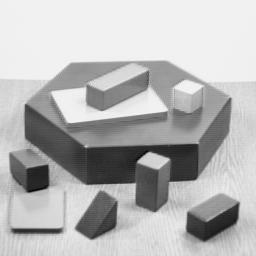
#> input picture data/blox.jpg, 256 x 256 px
$ python FAST-v2.py
#> lines starting #> are read from the running program, lines starting #| are printed output that depends on the picture
import numpy as np
import cv2 as cv
from matplotlib import pyplot as plt

img = cv.imread("../../data/blox.jpg", 0)
#> img is the input picture: shape (256, 256); min 0, max 252, mean 182.8

# Initiate FAST object with default values
fast = cv.FastFeatureDetector_create()

# find and draw the keypoints
kp = fast.detect(img, None)
#> kp = 431 keypoints; strongest (x, y, size): (139, 162, 7), (86, 146, 7), (168, 159, 7), (47, 165, 7)
img2 = cv.drawKeypoints(img, kp, None, color=(0, 0, 255))
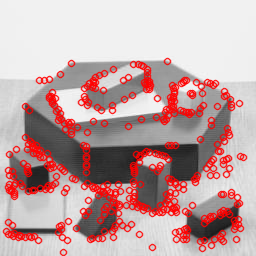
#> img2: shape (256, 256, 3); mean of channels 0, 1, 2 164.3, 164.3, 194.8; drawn as B, G, R

s = ("Threshold: {}".format(fast.getThreshold()) + "\n" +
     "nonmaxSuppression: {}".format(fast.getNonmaxSuppression()) + "\n" +
     "neighborhood: {}".format(fast.getType()))
s_with = (s + "\n" +
          "Total Keypoints with nonmaxSuppression: {}".format(len(kp)))

# Disable nonmaxSuppression
fast.setNonmaxSuppression(False)
kp = fast.detect(img, None)
#> kp = 1575 keypoints; strongest (x, y, size): (167, 61, 7), (70, 62, 7), (71, 62, 7), (70, 63, 7)

s_without = (s + "\n" +
             "Total Keypoints without nonmaxSuppression: {}".format(len(kp)))
img3 = cv.drawKeypoints(img, kp, None, color=(0, 0, 255))
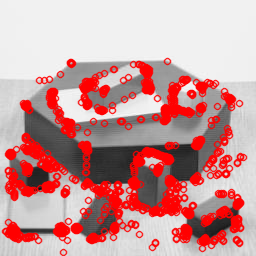
#> img3: shape (256, 256, 3); mean of channels 0, 1, 2 153.5, 153.5, 202; drawn as B, G, R

plt.subplot(211), plt.imshow(img2), plt.title("with nonmaxSuppression")
plt.text(300, 255, s_with, fontsize=10)
plt.subplot(212), plt.imshow(img3), plt.title("without nonmaxSuppression")
plt.text(300, 255, s_without, fontsize=10)
plt.show()
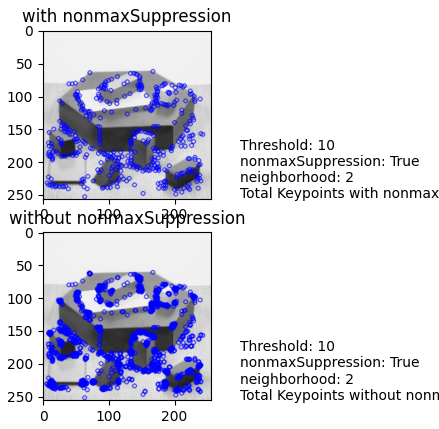
#> figure drawn by matplotlib, 2 panels

$ run again, with data/butterfly-0.jpg copied over data/blox.jpg
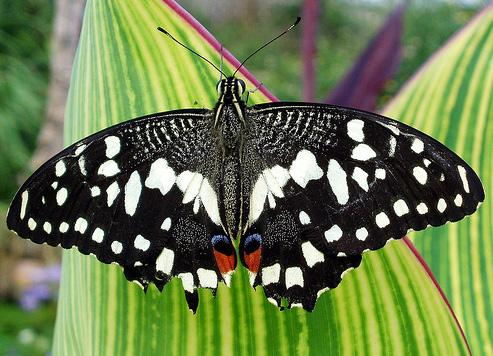
#> input picture data/butterfly-0.jpg, 493 x 356 px
#> `kp = fast.detect(img, None)`: kp = 4992 keypoints; strongest (x, y, size): (55, 187, 7), (48, 232, 7), (52, 185, 7), (158, 123, 7)
#> `img2 = cv.drawKeypoints(img, kp, None, color=(0, 0, 255))`:
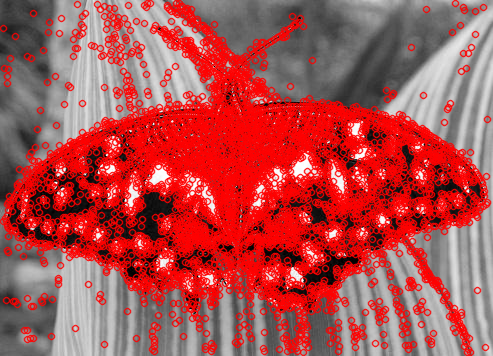
#> img2: shape (356, 493, 3); mean of channels 0, 1, 2 78.9, 78.9, 174.3; drawn as B, G, R
#> `kp = fast.detect(img, None)`: kp = 16457 keypoints; strongest (x, y, size): (85, 3, 7), (97, 3, 7), (147, 3, 7), (150, 3, 7)
#> `plt.show()`:
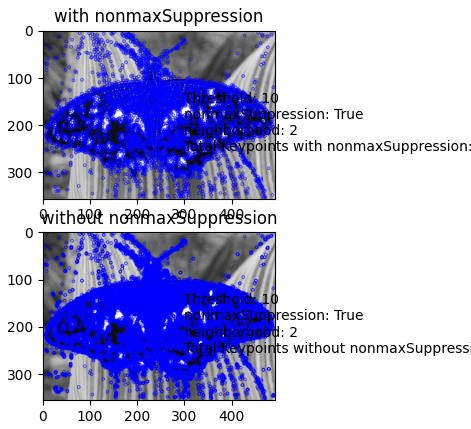
#> figure drawn by matplotlib, 2 panels

$ run again, with data/calib-radial.jpg copied over data/blox.jpg
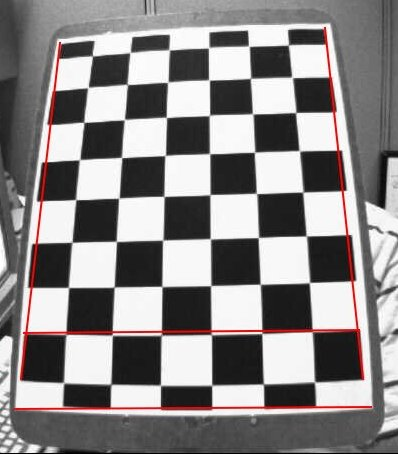
#> input picture data/calib-radial.jpg, 398 x 454 px
#> `kp = fast.detect(img, None)`: kp = 1035 keypoints; strongest (x, y, size): (325, 28, 7), (335, 149, 7), (86, 89, 7), (49, 161, 7)
#> `img2 = cv.drawKeypoints(img, kp, None, color=(0, 0, 255))`:
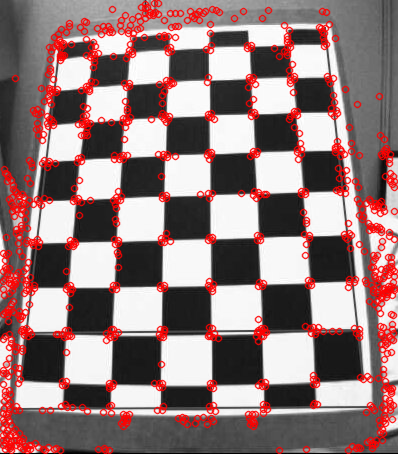
#> img2: shape (454, 398, 3); mean of channels 0, 1, 2 121.9, 121.9, 148.1; drawn as B, G, R
#> `kp = fast.detect(img, None)`: kp = 5866 keypoints; strongest (x, y, size): (145, 3, 7), (154, 3, 7), (158, 3, 7), (145, 4, 7)
#> `plt.show()`:
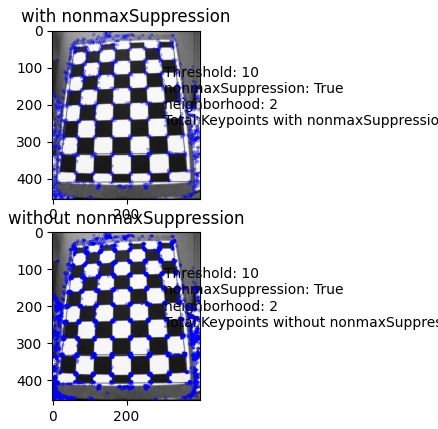
#> figure drawn by matplotlib, 2 panels
